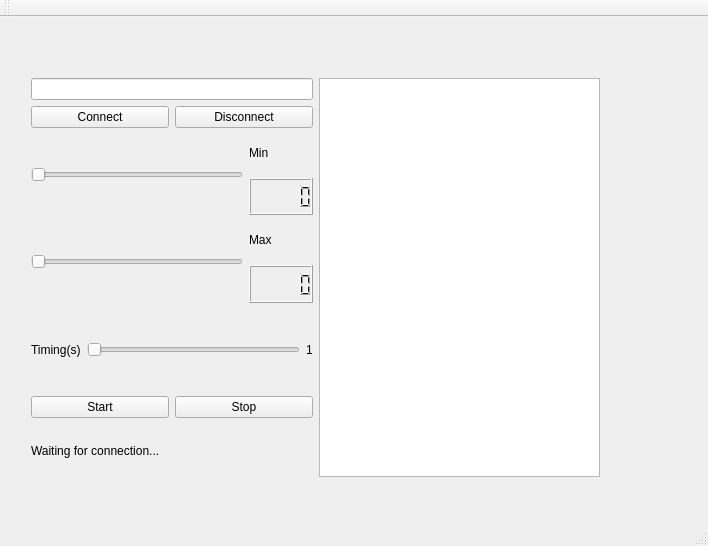
<?xml version="1.0" encoding="UTF-8"?>
<ui version="4.0">
 <class>MainWindow</class>
 <widget class="QMainWindow" name="MainWindow">
  <property name="geometry">
   <rect>
    <x>0</x>
    <y>0</y>
    <width>708</width>
    <height>546</height>
   </rect>
  </property>
  <property name="windowTitle">
   <string>MainWindow</string>
  </property>
  <widget class="QWidget" name="centralWidget">
   <widget class="QWidget" name="layoutWidget">
    <property name="geometry">
     <rect>
      <x>20</x>
      <y>50</y>
      <width>591</width>
      <height>421</height>
     </rect>
    </property>
    <layout class="QHBoxLayout" name="horizontalLayout_6">
     <item>
      <layout class="QVBoxLayout" name="verticalLayout_6">
       <item>
        <layout class="QVBoxLayout" name="verticalLayout">
         <item>
          <widget class="QLineEdit" name="lineEdit"/>
         </item>
         <item>
          <layout class="QHBoxLayout" name="horizontalLayout">
           <item>
            <widget class="QPushButton" name="pushButtonConnect">
             <property name="text">
              <string>Connect</string>
             </property>
            </widget>
           </item>
           <item>
            <widget class="QPushButton" name="pushButtonDisconnect">
             <property name="text">
              <string>Disconnect</string>
             </property>
            </widget>
           </item>
          </layout>
         </item>
        </layout>
       </item>
       <item>
        <layout class="QHBoxLayout" name="horizontalLayout_2">
         <item>
          <widget class="QSlider" name="HorizontalSliderMin">
           <property name="orientation">
            <enum>Qt::Orientation::Horizontal</enum>
           </property>
          </widget>
         </item>
         <item>
          <layout class="QVBoxLayout" name="verticalLayout_2">
           <item>
            <widget class="QLabel" name="label">
             <property name="text">
              <string>Min</string>
             </property>
            </widget>
           </item>
           <item>
            <widget class="QLCDNumber" name="lcdNumberMin"/>
           </item>
          </layout>
         </item>
        </layout>
       </item>
       <item>
        <layout class="QHBoxLayout" name="horizontalLayout_3">
         <item>
          <widget class="QSlider" name="horizontalSliderMax">
           <property name="orientation">
            <enum>Qt::Orientation::Horizontal</enum>
           </property>
          </widget>
         </item>
         <item>
          <layout class="QVBoxLayout" name="verticalLayout_3">
           <item>
            <widget class="QLabel" name="label_2">
             <property name="text">
              <string>Max</string>
             </property>
            </widget>
           </item>
           <item>
            <widget class="QLCDNumber" name="lcdNumberMax"/>
           </item>
          </layout>
         </item>
        </layout>
       </item>
       <item>
        <layout class="QVBoxLayout" name="verticalLayout_4">
         <item>
          <layout class="QHBoxLayout" name="horizontalLayout_5">
           <item>
            <widget class="QLabel" name="label_3">
             <property name="text">
              <string>Timing(s)</string>
             </property>
            </widget>
           </item>
           <item>
            <widget class="QSlider" name="horizontalSliderTiming">
             <property name="orientation">
              <enum>Qt::Orientation::Horizontal</enum>
             </property>
            </widget>
           </item>
           <item>
            <widget class="QLabel" name="label_timing">
             <property name="text">
              <string>1</string>
             </property>
            </widget>
           </item>
          </layout>
         </item>
        </layout>
       </item>
       <item>
        <layout class="QVBoxLayout" name="verticalLayout_5">
         <item>
          <layout class="QHBoxLayout" name="horizontalLayout_4">
           <item>
            <widget class="QPushButton" name="pushButtonStart">
             <property name="text">
              <string>Start</string>
             </property>
            </widget>
           </item>
           <item>
            <widget class="QPushButton" name="pushButtonStop">
             <property name="text">
              <string>Stop</string>
             </property>
            </widget>
           </item>
          </layout>
         </item>
         <item>
          <widget class="QLabel" name="label_conexao">
           <property name="text">
            <string>Waiting for connection...</string>
           </property>
          </widget>
         </item>
        </layout>
       </item>
      </layout>
     </item>
     <item>
      <widget class="QTextEdit" name="textEditMostrador"/>
     </item>
    </layout>
   </widget>
  </widget>
  <widget class="QMenuBar" name="menuBar">
   <property name="geometry">
    <rect>
     <x>0</x>
     <y>0</y>
     <width>708</width>
     <height>26</height>
    </rect>
   </property>
  </widget>
  <widget class="QToolBar" name="mainToolBar">
   <attribute name="toolBarArea">
    <enum>TopToolBarArea</enum>
   </attribute>
   <attribute name="toolBarBreak">
    <bool>false</bool>
   </attribute>
  </widget>
  <widget class="QStatusBar" name="statusBar"/>
 </widget>
 <layoutdefault spacing="6" margin="11"/>
 <resources/>
 <connections>
  <connection>
   <sender>horizontalSliderTiming</sender>
   <signal>valueChanged(int)</signal>
   <receiver>label_timing</receiver>
   <slot>setNum(int)</slot>
   <hints>
    <hint type="sourcelabel">
     <x>136</x>
     <y>404</y>
    </hint>
    <hint type="destinationlabel">
     <x>60</x>
     <y>358</y>
    </hint>
   </hints>
  </connection>
 </connections>
</ui>
